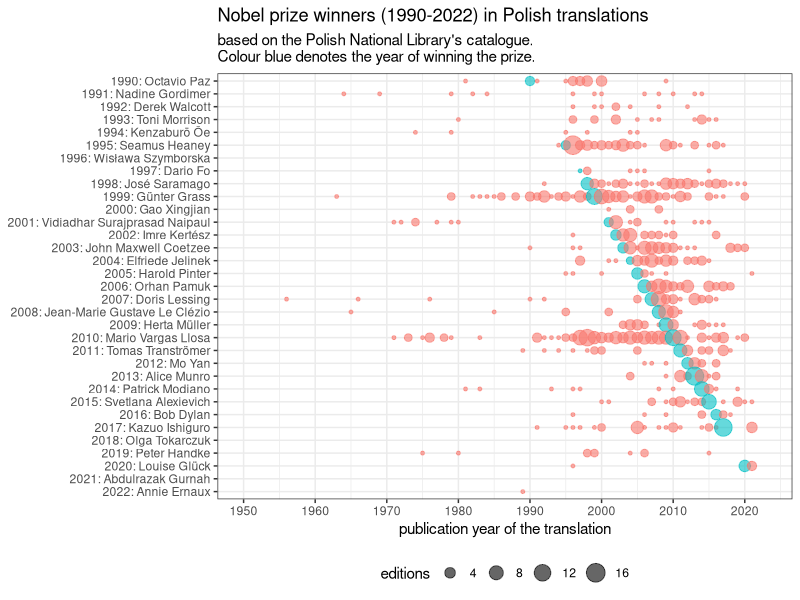
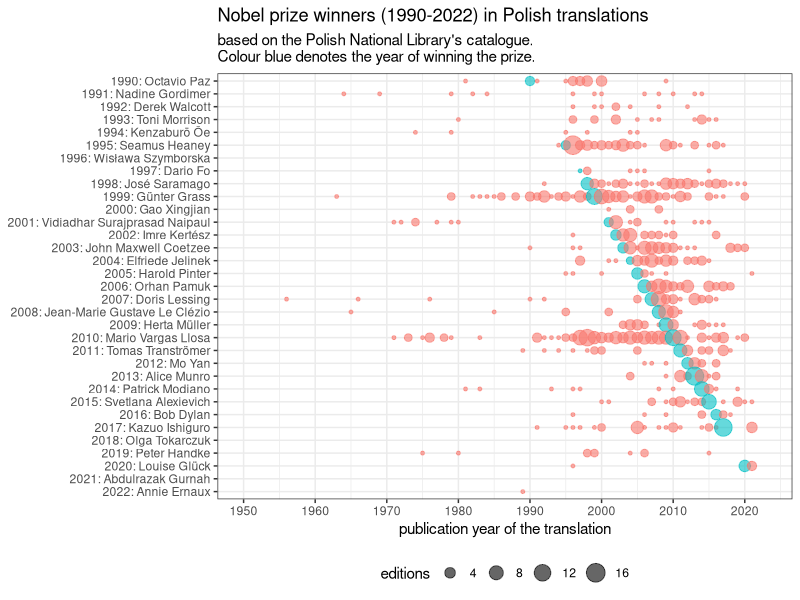

Generate these figures, in order, with R:
library(tidyverse)

df <- read_csv('data/nobel.pl.csv')
dfyear <- read_csv('data/nobel-years.csv')

dfyear %>% 
  left_join(df) %>% 
  filter(!is.na(prize_year)) %>% 
  mutate(editions = ifelse(language != 'Polish', editions, NA)) %>% 
  mutate(
    is_nobel_year = year == prize_year,
    label = sprintf("%d: %s", prize_year, name)
  ) %>% 
  ggplot(aes(x = year, y = reorder(label, desc(label)))) +
  geom_point(aes(size = editions, color=is_nobel_year), alpha=0.6) +
  theme_bw() +
  theme(legend.position = 'bottom') +
  labs(
    title='Nobel prize winners (1990-2022) in Polish translations',
    subtitle = paste(
      'based on the Polish National Library\'s catalogue.',
      'Colour blue denotes the year of winning the prize.',
      sep = '\n'
    )
  ) +
  ylab(NULL) +
  xlab('publication year of the translation') +
  guides(color = "none") +
  scale_x_continuous(
    limits=c(1950, 2023), 
    breaks = seq(1950, 2025, 10)
  )

ggsave('images/nobel.pl.png', width = 2400, height = 2000, 
       units='px', dpi=300)

